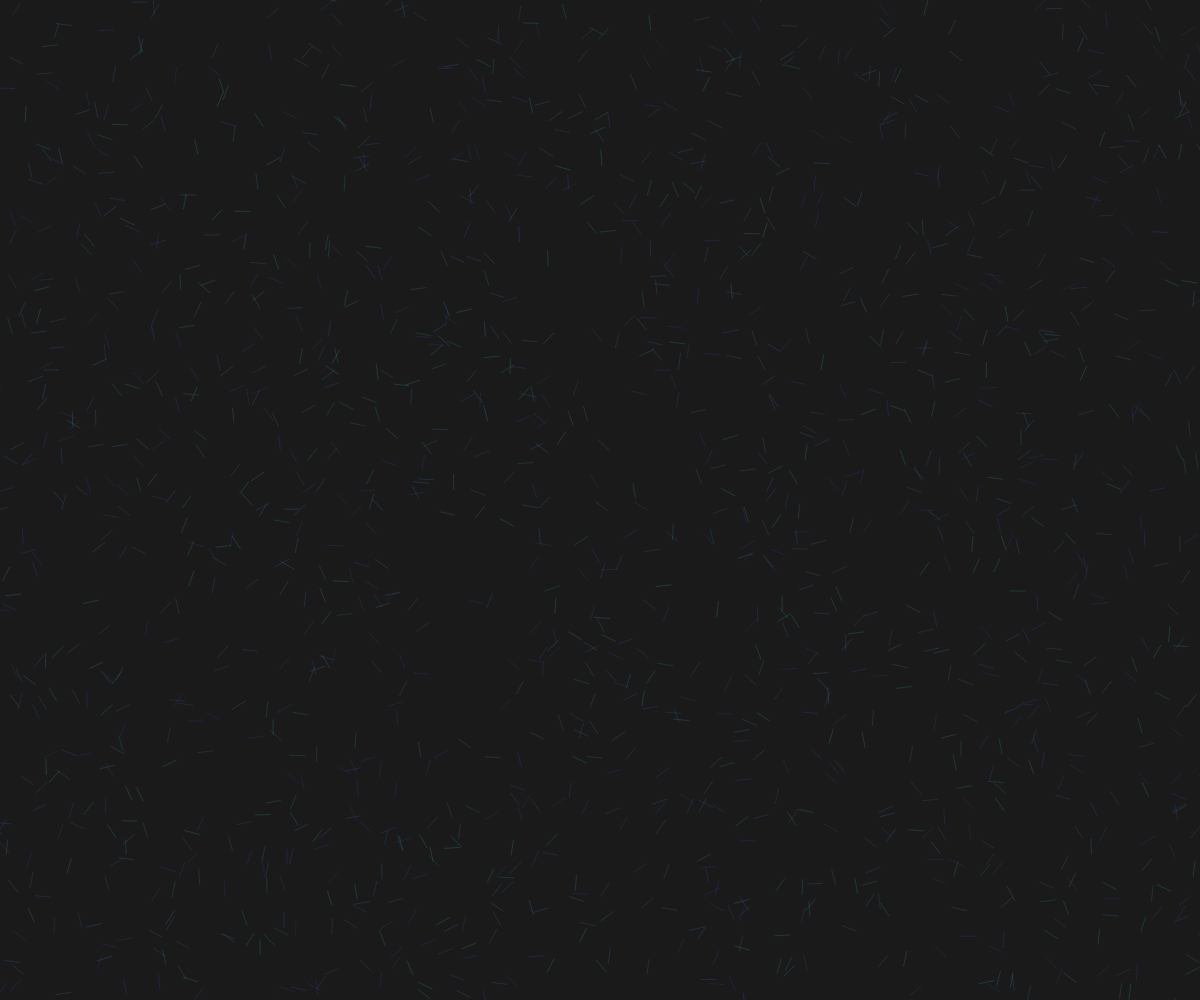
Frame 1 (no input)
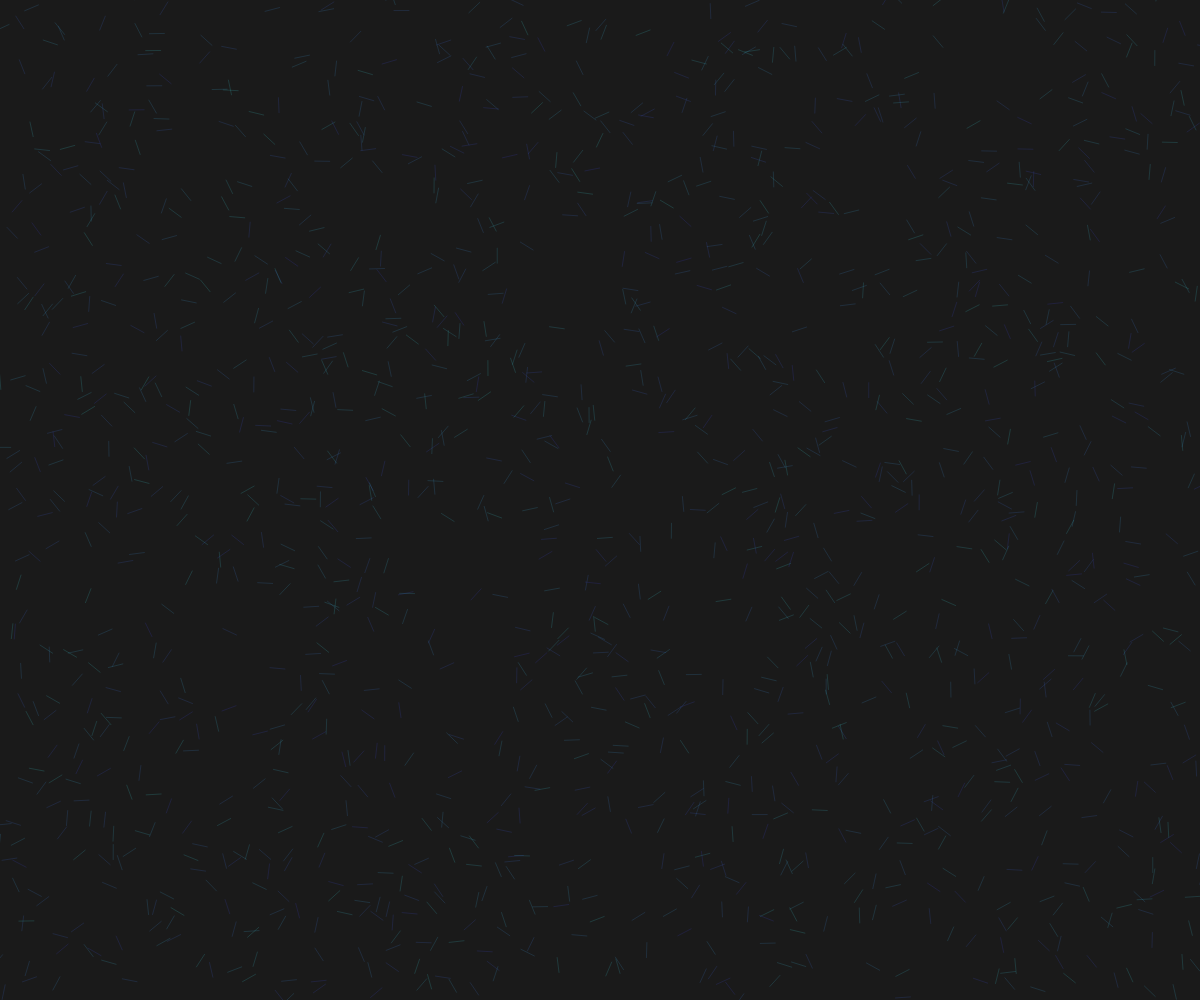
Frame 60 (no input)
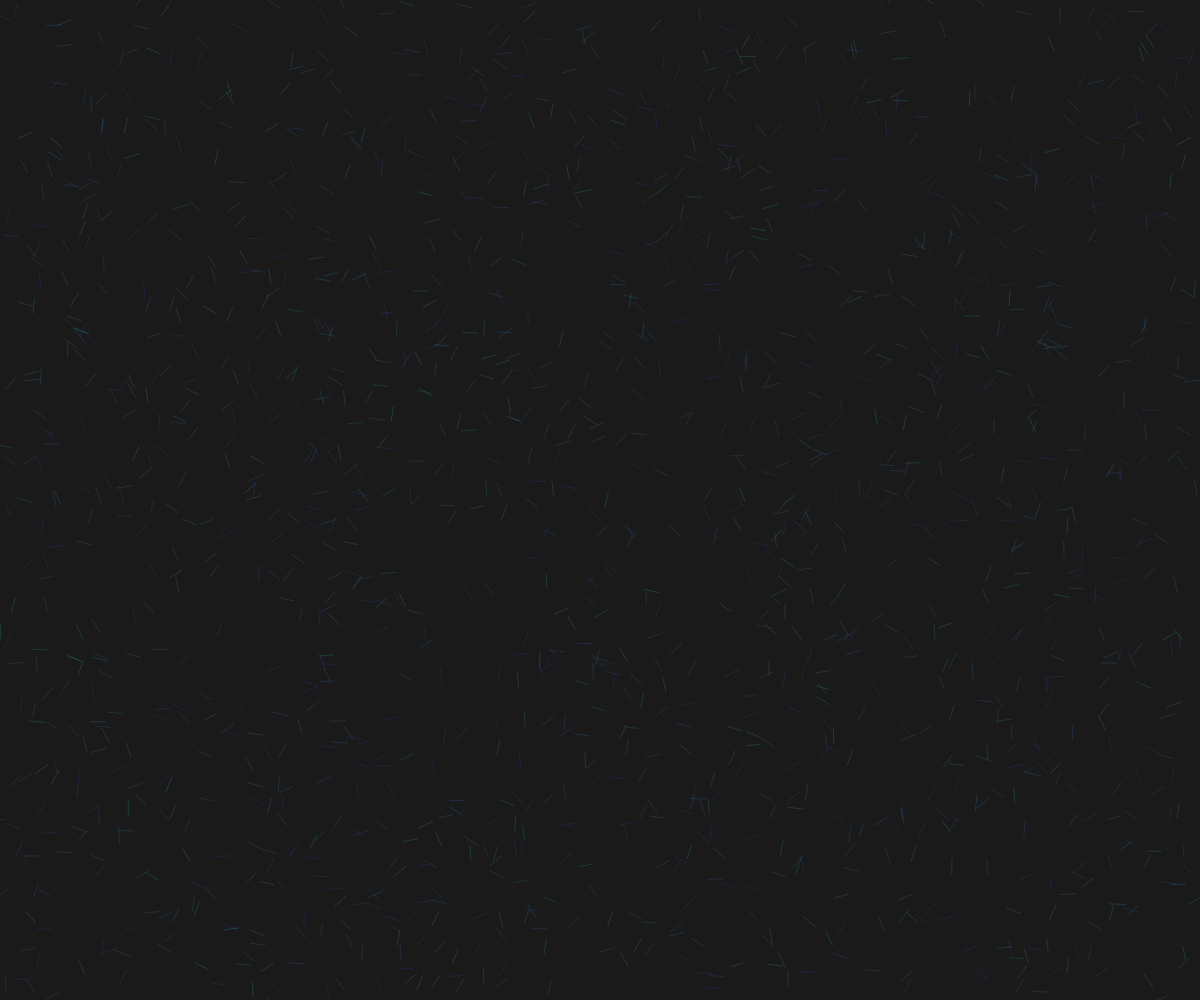
Frame 120 (the mouse pressed at the canvas centre since frame 60)

The p5.js sketch that drew these frames (run headless with seeded random() and noise() and a simulated clock; from frame 60 on, the mouse is pressed at the canvas centre):

// p5.js sketch
// ── sketch.js
let lines = [];
let maxLines = 1500;
let noiseScale = 0.01;
let noiseStrength = 3;
let time = 0;

function setup() {
  createCanvas(windowWidth, windowHeight);
  colorMode(HSB, 360, 100, 100, 1);
  
  // Initialize lines with random positions and directions
  for (let i = 0; i < maxLines; i++) {
    lines.push({
      x: random(width),
      y: random(height),
      angle: random(TWO_PI),
      speed: random(0.2, 1.5),
      life: random(200, 600),
      age: 0,
      hue: random(180, 240)
    });
  }
}

function draw() {
  background(0, 0, 10);
  
  time += 0.005;
  
  // Draw and update lines
  for (let i = 0; i < lines.length; i++) {
    let l = lines[i];
    
    // Update position based on angle and speed
    l.x += cos(l.angle) * l.speed;
    l.y += sin(l.angle) * l.speed;
    
    // Add noise to direction for organic movement
    l.angle += (noise(l.x * noiseScale, l.y * noiseScale, time) - 0.5) * noiseStrength;
    
    // Age the line
    l.age++;
    
    // Reset line if it's too old or out of bounds
    if (l.age > l.life || 
        l.x < -100 || l.x > width + 100 || 
        l.y < -100 || l.y > height + 100) {
      l.x = random(width);
      l.y = random(height);
      l.angle = random(TWO_PI);
      l.age = 0;
      l.life = random(200, 600);
    }
    
    // Draw the line segment
    stroke(l.hue, 70, 85, 0.6);
    strokeWeight(0.3);
    line(l.x, l.y, l.x + cos(l.angle) * 15, l.y + sin(l.angle) * 15);
  }
}

function windowResized() {
  resizeCanvas(windowWidth, windowHeight);
}
